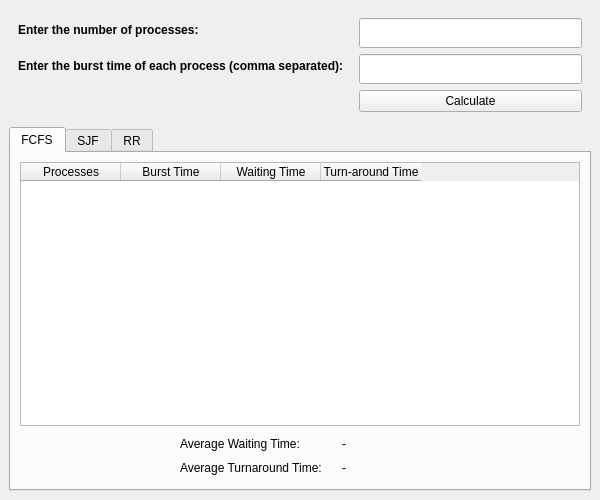
<?xml version="1.0" encoding="UTF-8"?>
<ui version="4.0">
 <class>MainWindow</class>
 <widget class="QMainWindow" name="MainWindow">
  <property name="geometry">
   <rect>
    <x>0</x>
    <y>0</y>
    <width>600</width>
    <height>500</height>
   </rect>
  </property>
  <property name="minimumSize">
   <size>
    <width>600</width>
    <height>500</height>
   </size>
  </property>
  <property name="maximumSize">
   <size>
    <width>600</width>
    <height>500</height>
   </size>
  </property>
  <property name="windowTitle">
   <string>MainWindow</string>
  </property>
  <widget class="QWidget" name="centralwidget">
   <layout class="QVBoxLayout" name="verticalLayout" stretch="1,6">
    <item>
     <widget class="QWidget" name="widget" native="true">
      <layout class="QFormLayout" name="formLayout">
       <property name="horizontalSpacing">
        <number>15</number>
       </property>
       <item row="0" column="0">
        <widget class="QLabel" name="label">
         <property name="font">
          <font>
           <pointsize>9</pointsize>
           <weight>75</weight>
           <bold>true</bold>
          </font>
         </property>
         <property name="text">
          <string>Enter the number of processes:</string>
         </property>
        </widget>
       </item>
       <item row="0" column="1">
        <widget class="QLineEdit" name="numfield">
         <property name="minimumSize">
          <size>
           <width>0</width>
           <height>30</height>
          </size>
         </property>
         <property name="font">
          <font>
           <pointsize>9</pointsize>
          </font>
         </property>
        </widget>
       </item>
       <item row="1" column="0">
        <widget class="QLabel" name="label_2">
         <property name="font">
          <font>
           <pointsize>9</pointsize>
           <weight>75</weight>
           <bold>true</bold>
          </font>
         </property>
         <property name="text">
          <string>Enter the burst time of each process (comma separated):</string>
         </property>
        </widget>
       </item>
       <item row="1" column="1">
        <widget class="QLineEdit" name="burstfield">
         <property name="minimumSize">
          <size>
           <width>0</width>
           <height>30</height>
          </size>
         </property>
         <property name="font">
          <font>
           <pointsize>9</pointsize>
          </font>
         </property>
        </widget>
       </item>
       <item row="2" column="1">
        <widget class="QPushButton" name="calculatebutton">
         <property name="font">
          <font>
           <pointsize>9</pointsize>
          </font>
         </property>
         <property name="text">
          <string>Calculate</string>
         </property>
        </widget>
       </item>
      </layout>
     </widget>
    </item>
    <item>
     <widget class="QWidget" name="widget_2" native="true">
      <layout class="QVBoxLayout" name="verticalLayout_2">
       <property name="leftMargin">
        <number>0</number>
       </property>
       <property name="topMargin">
        <number>0</number>
       </property>
       <property name="rightMargin">
        <number>0</number>
       </property>
       <property name="bottomMargin">
        <number>0</number>
       </property>
       <item>
        <widget class="QTabWidget" name="tabWidget">
         <property name="font">
          <font>
           <pointsize>9</pointsize>
           <weight>50</weight>
           <bold>false</bold>
          </font>
         </property>
         <property name="currentIndex">
          <number>0</number>
         </property>
         <widget class="QWidget" name="FCFS">
          <attribute name="title">
           <string>FCFS</string>
          </attribute>
          <layout class="QVBoxLayout" name="verticalLayout_3">
           <item>
            <widget class="QTableWidget" name="fcfstable">
             <attribute name="verticalHeaderVisible">
              <bool>false</bool>
             </attribute>
             <column>
              <property name="text">
               <string>Processes</string>
              </property>
             </column>
             <column>
              <property name="text">
               <string>Burst Time</string>
              </property>
             </column>
             <column>
              <property name="text">
               <string>Waiting Time</string>
              </property>
             </column>
             <column>
              <property name="text">
               <string>Turn-around Time</string>
              </property>
             </column>
            </widget>
           </item>
           <item>
            <layout class="QFormLayout" name="formLayout_2">
             <property name="horizontalSpacing">
              <number>20</number>
             </property>
             <property name="verticalSpacing">
              <number>10</number>
             </property>
             <property name="leftMargin">
              <number>160</number>
             </property>
             <property name="topMargin">
              <number>5</number>
             </property>
             <property name="bottomMargin">
              <number>5</number>
             </property>
             <item row="0" column="0">
              <widget class="QLabel" name="label_3">
               <property name="text">
                <string>Average Waiting Time: </string>
               </property>
              </widget>
             </item>
             <item row="0" column="1">
              <widget class="QLabel" name="fcfswait">
               <property name="text">
                <string>-</string>
               </property>
              </widget>
             </item>
             <item row="1" column="0">
              <widget class="QLabel" name="label_5">
               <property name="text">
                <string>Average Turnaround Time:</string>
               </property>
              </widget>
             </item>
             <item row="1" column="1">
              <widget class="QLabel" name="fcfsturn">
               <property name="text">
                <string>-</string>
               </property>
              </widget>
             </item>
            </layout>
           </item>
          </layout>
         </widget>
         <widget class="QWidget" name="SJF">
          <attribute name="title">
           <string>SJF</string>
          </attribute>
          <layout class="QVBoxLayout" name="verticalLayout_4">
           <item>
            <widget class="QTableWidget" name="sjftable">
             <attribute name="verticalHeaderVisible">
              <bool>false</bool>
             </attribute>
             <column>
              <property name="text">
               <string>Processes</string>
              </property>
             </column>
             <column>
              <property name="text">
               <string>Burst Time</string>
              </property>
             </column>
             <column>
              <property name="text">
               <string>Waiting Time</string>
              </property>
             </column>
             <column>
              <property name="text">
               <string>Turn-around Time</string>
              </property>
             </column>
            </widget>
           </item>
           <item>
            <layout class="QFormLayout" name="formLayout_3">
             <property name="horizontalSpacing">
              <number>20</number>
             </property>
             <property name="verticalSpacing">
              <number>10</number>
             </property>
             <property name="leftMargin">
              <number>160</number>
             </property>
             <property name="topMargin">
              <number>5</number>
             </property>
             <property name="bottomMargin">
              <number>5</number>
             </property>
             <item row="0" column="0">
              <widget class="QLabel" name="label_7">
               <property name="text">
                <string>Average Waiting Time: </string>
               </property>
              </widget>
             </item>
             <item row="0" column="1">
              <widget class="QLabel" name="sjfwait">
               <property name="text">
                <string>-</string>
               </property>
              </widget>
             </item>
             <item row="1" column="0">
              <widget class="QLabel" name="label_9">
               <property name="text">
                <string>Average Turnaround Time:</string>
               </property>
              </widget>
             </item>
             <item row="1" column="1">
              <widget class="QLabel" name="sjfturn">
               <property name="text">
                <string>-</string>
               </property>
              </widget>
             </item>
            </layout>
           </item>
          </layout>
         </widget>
         <widget class="QWidget" name="RR">
          <attribute name="title">
           <string>RR</string>
          </attribute>
          <layout class="QVBoxLayout" name="verticalLayout_5">
           <item>
            <widget class="QTableWidget" name="rrtable">
             <attribute name="verticalHeaderVisible">
              <bool>false</bool>
             </attribute>
             <column>
              <property name="text">
               <string>Processes</string>
              </property>
             </column>
             <column>
              <property name="text">
               <string>Burst Time</string>
              </property>
             </column>
             <column>
              <property name="text">
               <string>Waiting Time</string>
              </property>
             </column>
             <column>
              <property name="text">
               <string>Turn-around Time</string>
              </property>
             </column>
            </widget>
           </item>
           <item>
            <layout class="QFormLayout" name="formLayout_4">
             <property name="horizontalSpacing">
              <number>20</number>
             </property>
             <property name="verticalSpacing">
              <number>10</number>
             </property>
             <property name="leftMargin">
              <number>160</number>
             </property>
             <property name="topMargin">
              <number>5</number>
             </property>
             <property name="bottomMargin">
              <number>5</number>
             </property>
             <item row="0" column="0">
              <widget class="QLabel" name="label_11">
               <property name="text">
                <string>Average Waiting Time: </string>
               </property>
              </widget>
             </item>
             <item row="0" column="1">
              <widget class="QLabel" name="rrwait">
               <property name="text">
                <string>-</string>
               </property>
               <property name="alignment">
                <set>Qt::AlignLeading|Qt::AlignLeft|Qt::AlignVCenter</set>
               </property>
              </widget>
             </item>
             <item row="1" column="0">
              <widget class="QLabel" name="label_13">
               <property name="text">
                <string>Average Turnaround Time:</string>
               </property>
              </widget>
             </item>
             <item row="1" column="1">
              <widget class="QLabel" name="rrturn">
               <property name="text">
                <string>-</string>
               </property>
              </widget>
             </item>
            </layout>
           </item>
          </layout>
         </widget>
        </widget>
       </item>
      </layout>
     </widget>
    </item>
   </layout>
  </widget>
 </widget>
 <resources/>
 <connections/>
</ui>
